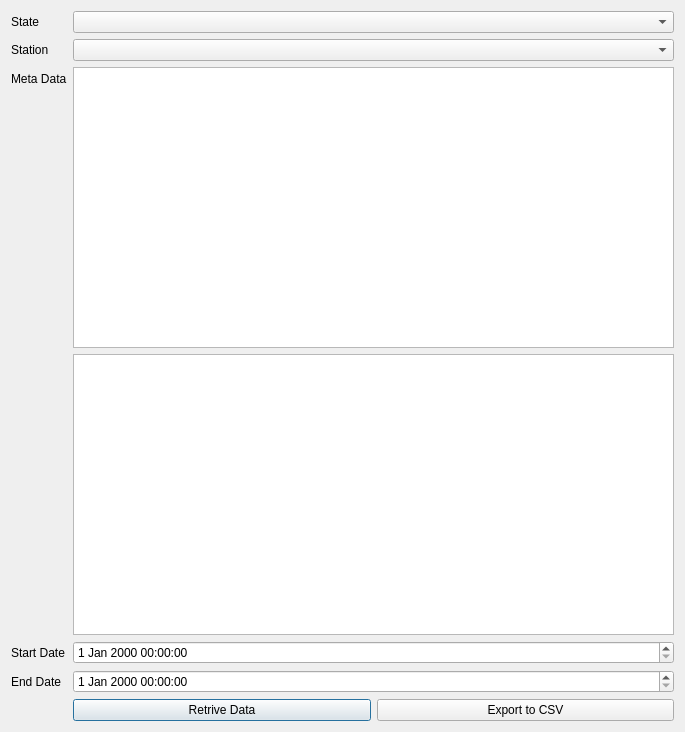
<?xml version="1.0" encoding="UTF-8"?>
<ui version="4.0">
 <class>WeatherDownloaderDlg</class>
 <widget class="QDialog" name="WeatherDownloaderDlg">
  <property name="geometry">
   <rect>
    <x>0</x>
    <y>0</y>
    <width>685</width>
    <height>732</height>
   </rect>
  </property>
  <property name="windowTitle">
   <string>Weather Downloader</string>
  </property>
  <layout class="QVBoxLayout" name="verticalLayout">
   <item>
    <layout class="QFormLayout" name="formLayout">
     <item row="0" column="0">
      <widget class="QLabel" name="label">
       <property name="text">
        <string>State</string>
       </property>
      </widget>
     </item>
     <item row="0" column="1">
      <widget class="QComboBox" name="StatescomboBox"/>
     </item>
     <item row="1" column="0">
      <widget class="QLabel" name="label_2">
       <property name="text">
        <string>Station</string>
       </property>
      </widget>
     </item>
     <item row="1" column="1">
      <widget class="QComboBox" name="SelectStationcomboBox"/>
     </item>
     <item row="4" column="0">
      <widget class="QLabel" name="label_3">
       <property name="text">
        <string>Start Date</string>
       </property>
      </widget>
     </item>
     <item row="4" column="1">
      <widget class="QDateTimeEdit" name="dateEditStart"/>
     </item>
     <item row="5" column="0">
      <widget class="QLabel" name="label_4">
       <property name="text">
        <string>End Date</string>
       </property>
      </widget>
     </item>
     <item row="5" column="1">
      <widget class="QDateTimeEdit" name="dateEditEnd"/>
     </item>
     <item row="6" column="0">
      <widget class="QLabel" name="label_5">
       <property name="text">
        <string/>
       </property>
      </widget>
     </item>
     <item row="6" column="1">
      <layout class="QHBoxLayout" name="horizontalLayout">
       <item>
        <widget class="QPushButton" name="FetchDataBtm">
         <property name="text">
          <string>Retrive Data</string>
         </property>
        </widget>
       </item>
       <item>
        <widget class="QPushButton" name="ExporttoCSV">
         <property name="text">
          <string>Export to CSV</string>
         </property>
        </widget>
       </item>
      </layout>
     </item>
     <item row="2" column="1">
      <widget class="QTextBrowser" name="MetaDatatextBrowser"/>
     </item>
     <item row="2" column="0">
      <widget class="QLabel" name="label_6">
       <property name="text">
        <string>Meta Data</string>
       </property>
      </widget>
     </item>
     <item row="3" column="1">
      <widget class="QTextBrowser" name="textBrowserPrecip"/>
     </item>
    </layout>
   </item>
  </layout>
 </widget>
 <resources/>
 <connections/>
</ui>
